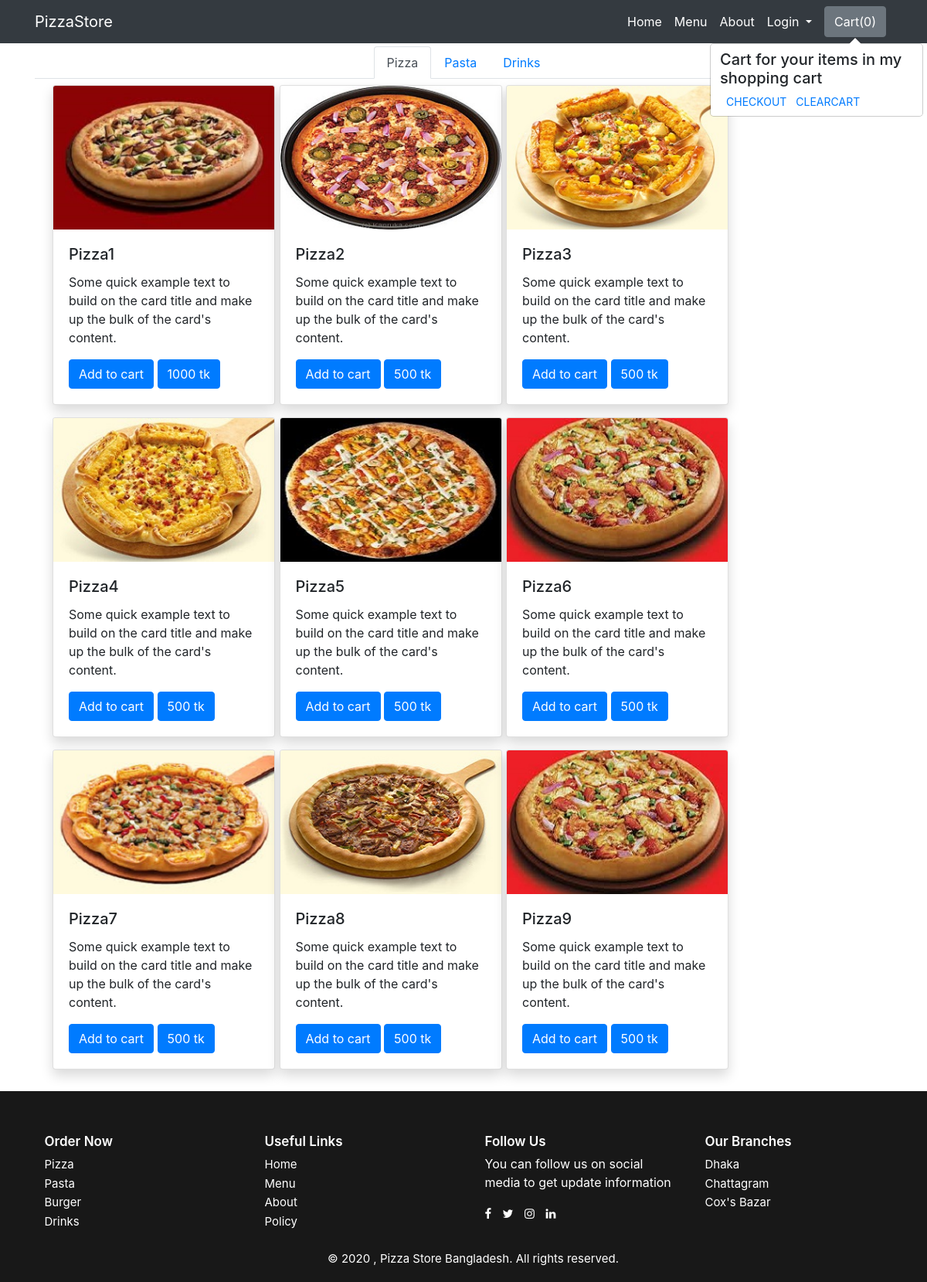
The page /menu on the database its author committed.
### PizzaStore/models.py (models this page shows)
class Product(models.Model):
    choice=(
        ('pizza','pizza'),
        ('pasta','pasta'),
        ('drinks','drinks'),
        ('deals','deals'),
        ('appetiser','appetiser'),
    )
    product_id=models.AutoField
    product_name=models.CharField(max_length=50)
    catagory=models.CharField(max_length=50,choices=choice)
    description=models.CharField(max_length=300)
    price=models.IntegerField(default=0)
    image=models.ImageField(upload_to="PizzaStore/images")
    def __str__(self):
        return self.product_name

### PizzaStore/views.py (the view)
# urls.py: path('menu',views.menu,name="menu")
def menu(request):
    products=Product.objects.all()
    print(products)
    product_count=len(products)
    params={'products':products,'range':range(0,product_count),'cat1':'pizza','cat2':'pasta','cat3':'drinks'}
    return render(request,'PizzaStore/Menu.html',params)

### PizzaStore/templates/PizzaStore/Menu.html (shortened to what this page needs)
{% extends 'PizzaStore/basic.html' %}
{% block body %}
<div class="container" style="margin-top: 5%;">
  <ul class="nav nav-tabs justify-content-center" id="myTab" role="tablist">
      <li class="nav-item">
        <a class="nav-link active" id="home-tab" data-toggle="tab" href="#home" role="tab" aria-controls="home" aria-selected="true">Pizza</a>
      </li>
      <li class="nav-item">
        <a class="nav-link" id="profile-tab" data-toggle="tab" href="#profile" role="tab" aria-controls="profile" aria-selected="false">Pasta</a>
      </li>
      <li class="nav-item">
        <a class="nav-link" id="contact-tab" data-toggle="tab" href="#contact" role="tab" aria-controls="contact" aria-selected="false">Drinks</a>
      </li>
    </ul>
    <div class="tab-content" id="myTabContent">
      <div class="tab-pane fade show active"  id="home" role="tabpanel" aria-labelledby="home-tab">
          <div class="container">
              <div class="row">
                  {% for i in products %}
                      {% ifequal i.catagory cat1%}
                  <div class="col-xs-3 col-sm-3 col-md-3 mx-2 my-2">
                      <div class="card shadow" style="width: 18rem;">
                          <img src='/media/{{i.image}}' class="card-img-top" alt="...">
                          <div class="card-body">
                            <h5 class="card-title" id="namepr{{i.id}}">{{i.product_name}}</h5>
                            <p class="card-text">Some quick example text to build on the card title and make up the bulk of the card's content.</p>
                            <span id="divpr{{i.id}}" class="divpr">
                            <button id="pr{{i.id}}" class="btn btn-primary cart">Add to cart</button>
                            </span>
                            <a href="#" class="btn btn-primary" id="pricepr{{i.id}}">{{i.price}} tk</a>
                          </div>
                      </div>
                  </div>
                      {%endifequal%}
                  {% endfor %}
              </div>
            </div>
      </div>
    </div>
</div>
{% endblock %}

### PizzaStore/templates/PizzaStore/Basic.html (shortened to what this page needs)
{% load static %}
<!DOCTYPE html>
<html lang="en">
    <head>
        <link rel="stylesheet" href="https://cdnjs.cloudflare.com/ajax/libs/font-awesome/4.7.0/css/font-awesome.min.css">
        <link rel="stylesheet" href="https://maxcdn.bootstrapcdn.com/bootstrap/4.4.1/css/bootstrap.min.css">
    </head>
    <body>
        <div>
            <nav class="navbar navbar-expand-sm bg-dark navbar-dark fixed-top">
                <div class="container">
                    <a class="navbar-brand brand" href="#">PizzaStore</a>
            <div class="collapse navbar-collapse new justify-content-center" id="collapsibleNavbar">
                <ul class="navbar-nav ml-auto ull">
                <li class="nav-item active">
                    <a class="nav-link text-white text-center" href="/">Home</a>
                </li>
                <li>
                    <a class="nav-link text-white text-center" href="menu">Menu</a>
                </li>
                <li>
                    <a class="nav-link text-white text-center" href="about">About</a>
                </li>
                {% if request.user.is_authenticated %}
                <ul class="navbar-nav ml-auto">
                <li class="nav-item dropdown">
                  <a class="nav-link dropdown-toggle" href="#" id="navbarDropdown" role="button" data-toggle="dropdown" aria-haspopup="true" aria-expanded="false">
                    {{request.user}}
                  </a>
                  <div class="dropdown-menu" aria-labelledby="navbarDropdown">
                    <a class="dropdown-item" href="/logout">Logout</a>
                  </div>
              </ul>
                {% else %}
                <li class="nav-item dropdown">
                    <li class="nav-item dropdown">
                        <a class="nav-link dropdown-toggle text-white text-center" href="#" id="navbarDropdownMenuLink" data-toggle="dropdown" aria-haspopup="true" aria-expanded="false">
                        Login
                        </a>
                    </li>
                </li>
                {% endif %}
                <button type="button" class="btn btn-secondary mx-2" id="popcart" data-container="body" data-toggle="popover" data-placement="bottom" data-html="true"
                data-content="">
                  Cart(<span id="cart">0</span>)
                </button>
              </div>
        </div>
     </div>
 {% block body %}{% endblock %}
          <section id="footer" class="_back">
            <footer>
                <div class="footer-top" style="margin-top: 3%; background: #181818 !important;">
                    <div class="container">
                        <div class="row">
                            <div class="col-md-3 col-sm-6 col-xs-12 segment-one">
                                <h5>Order Now</h5>
                                <ul class="ul_style">
                                    <li>
                                        <a href="#">Pizza</a>
                                    </li>
                                    <li>
                                        <a href="#">Pasta</a>
                                    </li>
                                    <li>
                                        <a href="#">Burger</a>
                                    </li>
                                    <li>
                                        <a href="#">Drinks</a>
                                    </li>
                                </ul>
                            </div>
                            <div class="col-md-3 col-sm-6 col-xs-12 segment-one">
                                <h5>Useful Links</h5>
                                <ul class="ul_style">
                                    <li>
                                        <a href="#">Home</a>
                                    </li>
                                    <li>
                                        <a href="#">Menu</a>
                                    </li>
                                    <li>
                                        <a href="#">About</a>
                                    </li>
                                    <li>
                                        <a href="#">Policy</a>
                                    </li>
                                </ul>
                            </div>
                            <div class="col-md-3 col-sm-6 col-xs-12 segment-one social">
                                <h5>Follow Us</h5>
                                <p>You can follow us on social media to get update information</p>
                                <a href="#"><i class="fa fa-facebook"></i></a>
                                <a href="#"><i class="fa fa-twitter icon"></i></a>
                                <a href="#"><i class="fa fa-instagram icon"></i></a>
                                <a href="#"><i class="fa fa-linkedin icon"></i></a>
                            </div>
                            <div class="col-md-3 col-sm-6 col-xs-12 segment-one">
                                <h5>Our Branches</h5>
                                <ul class="ul_style">
                                    <li><a>Dhaka</a></li>
                                    <li><a>Chattagram</a></li>
                                    <li><a>Cox's Bazar</a></li>
                                </ul>
                            </div>
                        </div>
                        <div>
                            <p class="text-center rights">© 2020 , Pizza Store Bangladesh. All rights reserved.</p>
                        </div>
                    </div>
                </div>
            </footer>
        </section>
    </body>
</html>

### rows shown on the page
Product: image (picture), product_name "Pizza1", price "1000"
Product: image (picture), product_name "Pizza2", price "500"
Product: image (picture), product_name "Pizza3", price "500"
Product: image (picture), product_name "Pizza4", price "500"
Product: image (picture), product_name "Pizza5", price "500"
Product: image (picture), product_name "Pizza6", price "500"
Product: image (picture), product_name "Pizza7", price "500"
Product: image (picture), product_name "Pizza8", price "500"
Product: image (picture), product_name "Pizza9", price "500"
